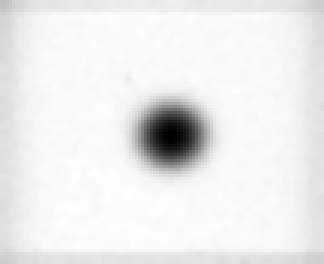
#> input picture Useful Files/test.bmp, 108 x 88 px, found by its file name (shown 3 times larger)
$ python goodix_imagewatch.py
#> lines starting #> are read from the running program, lines starting #| are printed output that depends on the picture
import cv2
import numpy as np


# [74 lines left out: function onMouseEvent, not called in this run]


def imagesc(img):
    """Scale image values from 0 to 1"""

    imgout = 1.0 * (img - img.min())
    imgout /= (imgout.max() - imgout.min())
    return imgout


################################
# Image inputs.
################################
IMG_NAME = 'test.bmp'

################################
# Constants.
################################

SCALE_MIN = 1
SCALE_MAX = 8
MIN_SCALE_FOR_LINES = 4
MIN_SCALE_FOR_TEXT = 5

################################
# Initializations.
################################

img = cv2.imread(IMG_NAME)
#> img is the input picture: shape (88, 108, 3); min 0, max 255, mean 235.8
imgScaled = imagesc(img)
size = img.shape[0], img.shape[1]
#> size = (88, 108)


# 1048576 = 1024 * 1024
if size[0] * size[1] > 1048576:
    print("Image too big")
    exit()

if len(img.shape) == 2:
    img = cv2.cvtColor(img, cv2.COLOR_GRAY2BGR)
grayScale = True
for r in range(0, size[0]):
    for c in range(0, size[1]):
        if (img[r, c, 0] != img[r, c, 1] or img[r, c, 0] != img[r, c, 2]):
            grayScale = False

scale = SCALE_MIN
xMap = np.zeros(size, dtype=np.float32)
for r in range(0, size[0]):
    for c in range(0, size[1]):
        xMap[r, c] = c
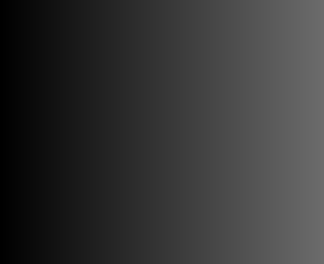
#> xMap: shape (88, 108) float32 (shown 3 times larger); min 0, max 107, mean 53.5

yMap = np.zeros(size, dtype=np.float32)
for r in range(0, size[0]):
    for c in range(0, size[1]):
        yMap[r, c] = r
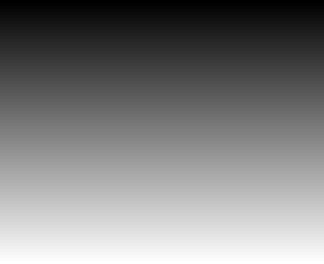
#> yMap: shape (88, 108) float32 (shown 3 times larger); min 0, max 87, mean 43.5; drawn with min black and max white

cv2.namedWindow('GoodixImageWatch', cv2.WINDOW_GUI_EXPANDED)
cv2.setMouseCallback('GoodixImageWatch', onMouseEvent)
visualImg = cv2.remap(imgScaled, xMap, yMap, cv2.INTER_LINEAR)
cv2.imshow('GoodixImageWatch', visualImg)
cv2.waitKey(0)
cv2.destroyWindow('GoodixImageWatch')
